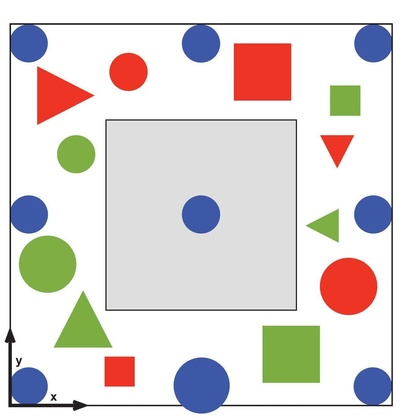
%> input picture pic/for__findPolygon_origin/1.jpg, 402 x 420 px, shrunk from 1241 x 1298 before the run
$ octave findPolygons__origin.m   (GNU Octave 9; MATLAB toolbox functions it lacks are replaced by stand-ins)
%> lines starting %> are read from the running program, lines starting %| are printed output that depends on the picture; in (x1, y1, x2, y2) boxes, pixels count from 0 and x2, y2 are one past the last pixel; in counts of white or black regions, pixels touching at a corner belong together; the program's own positions count from 1
f4=imread('1.jpg');     %读取图像
%> f4 is the input picture: size 420x402x3 uint8; mean R, G, B 220.7, 214.5, 212.3
 imshow(f4);
a=rgb2gray(f4);          %将彩色图像转换成灰度图像
a_size = size(a);
%> a_size = [420 402]
b = ones(a_size);

for i =1:a_size(1)%去掉边框
    for j = 1:a_size(2)
        if a(i,j)>=0 && a(i,j)<=50

            b(i,j)=0;
        end
    end
end
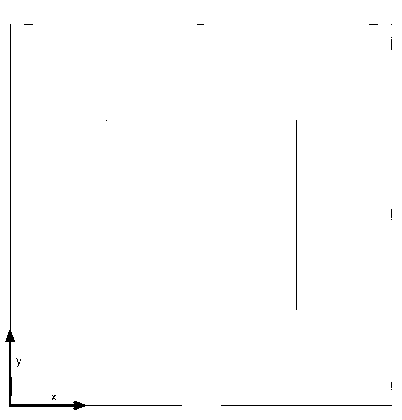
%> b: size 420x402 double; values 0 (black) and 1 (white), 99.2% white; black in thin lines or dots, all inside (x1, y1, x2, y2) = (5, 24, 392, 410)

 B =[1 1 1 1;1 1 1 1;1 1 1 1;1 1 1 1];  %扩大边缘宽度，这是一个需要注意的地方
  b = imerode(b,B);
%> b: size 420x402 double; values 0 (black) and 1 (white), 97.3% white; 13 black regions (2 under 20 px), largest, box (x1, y1, x2, y2) and area: (3, 22, 183, 411) 2603, (294, 118, 298, 311) 772, (219, 403, 393, 407) 696
for i =1:a_size(1)
    for j = 1:a_size(2)
        if  b(i,j)==0
            a(i,j)=255;
        end
    end
end
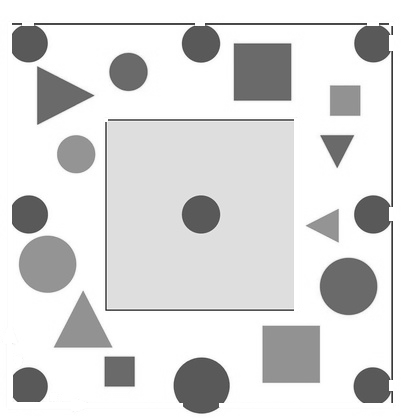
%> a: size 420x402 uint8; min 52, max 255, mean 219

bw=edge(a,'prewitt');%边缘检测   边缘检测结束后发现还是有一些鼓励的小点，不多它们没有形成闭合的曲线
%> bw: size 420x402 logical; 2.9% white in thin lines or dots, all inside (x1, y1, x2, y2) = (11, 22, 394, 414)
[L,num] = bwlabel(bw);%取得联通块
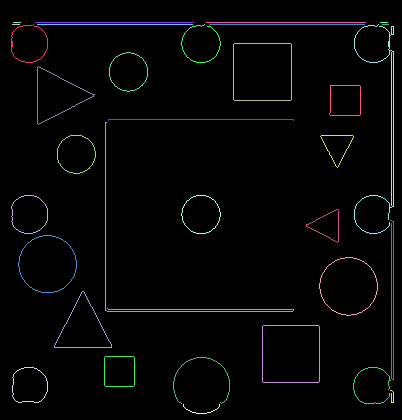
%> L: size 420x402 double; 34 distinct labels, from 0 to 33; one colour per label, 0 black
%> num = 33

%这里已经给每个区域标好号了，使用bwlabel的话会把鼓励的不成闭合曲线的点也算进去
%一些独立点的像素数量是比较少的，所以可以通过检测每一块区域的像素点大小来决定是不是要删除此像素块
for i= 1:num    %去噪
        [r,c]=find(L==i);
        size_L = size([r,c]);
        if size_L(1,1)<30
            L(r,c)=0;
        end
end
%> this loop made 33 passes
%> size_L on passes 1, 2, 4, 6, 7, 8, 9, 10, 11, 12, 13, 14: [114 2], [108 2], [108 2], [162 2], [159 2], [156 2], [171 2], [170 2], [109 2], [116 2], [565 2], [188 2]
%> (r, c, size_L) on passes 3, 5, 30, 31: ([25; 25; 25; 25; 25; 25; 25; 25], [13; 14; 15; 16; 17; 18; 19; 20], [8 2]), ([23; 23; 23; 23; 23; 23; 23; 23], [14; 15; 16; 17; 18; 19; 20; 21], [8 2]), ([23; 23; 23; 23; 23; 23; 23; 23], [381; 382; 383; 384; 385; 386; 387; 388], [8 2]), ([25; 25; 25; 25; 25; 25; 25], [383; 384; 385; 386; 387; 388; 389], [7 2])
%> L: size 420x402 double; 29 distinct labels, from 0 to 32
L = logical(L);%单一化，方便处理

se = strel('disk',4);   %平滑图形，补足圆形
L = imclose(L,se);    %闭处理，先膨胀，后腐蚀
%> L: size 420x402 logical; 3.6% white; 17 white regions, largest, box (x1, y1, x2, y2) and area: (11, 22, 394, 404) 2675, (105, 119, 294, 312) 946, (11, 195, 77, 293) 318
[L,num1] = bwlabel(L);%平滑后的联通块
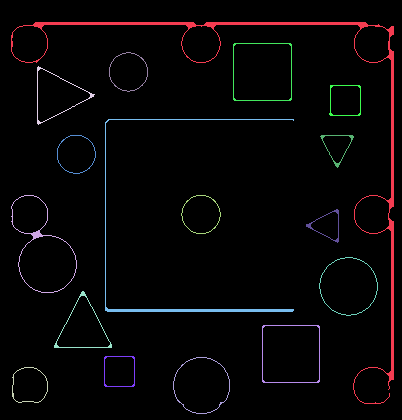
%> L: size 420x402 double; 18 distinct labels, from 0 to 17; one colour per label, 0 black
%> num1 = 17
L = rot90(L,3);
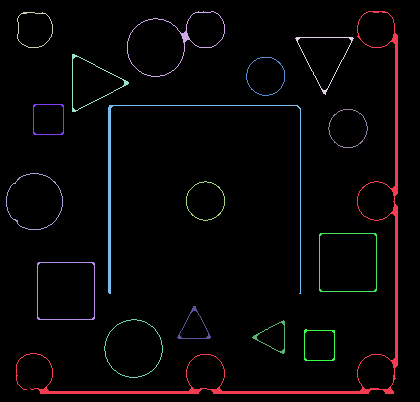
%> L: size 402x420 double; 18 distinct labels, from 0 to 17; one colour per label, 0 black
L = fliplr(L);%转置
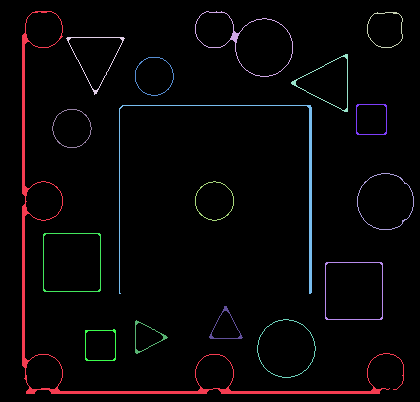
%> L: size 402x420 double; 18 distinct labels, from 0 to 17; one colour per label, 0 black
pixel = cell([num1,1]);%产生空矩阵
%> pixel = 17 items
centre = zeros(num1,2);%质心
size_L = size(L);%行列向量
%> size_L = [402 420]
for i=1:num1
    [r,c]=find(L==i);%寻找联通块
%     points=edgetrack(L);
%     figure,imshow(L(points));
    pixel{i} = [r,c];

    hold on
    mean_pixel = mean(pixel{i});%质心坐标
    centre(i,:) = mean_pixel;   %记录质心
    plot(mean_pixel(1,1),mean_pixel(1,2),'r*');%画出质心
    size_r = size(r);
    distance = zeros(size_r);
    for j = 1:1:size_r(1)
            distance(j) = sqrt((r(j)-mean_pixel(1))^2 + (c(j)-mean_pixel(2))^2); %算出各个图形边缘距离质心的长度
    end
    p=polyfit((1:size_r(1))',distance,7);
    x = (1:size_r(1))';
    y = p(1)*x.^7 + p(2)*x.^6 + p(3)*x.^5 + p(4)*x.^4 + p(5)*x.^3 + p(6)*x.^2 + p(7)*x.^1 + p(8);  %产生拟合函数

    min_distance = min(distance);
    max_distance = max(distance);
    min_y        =  min(y);
    max_y        =  max(y);
%> (the run ends here)
